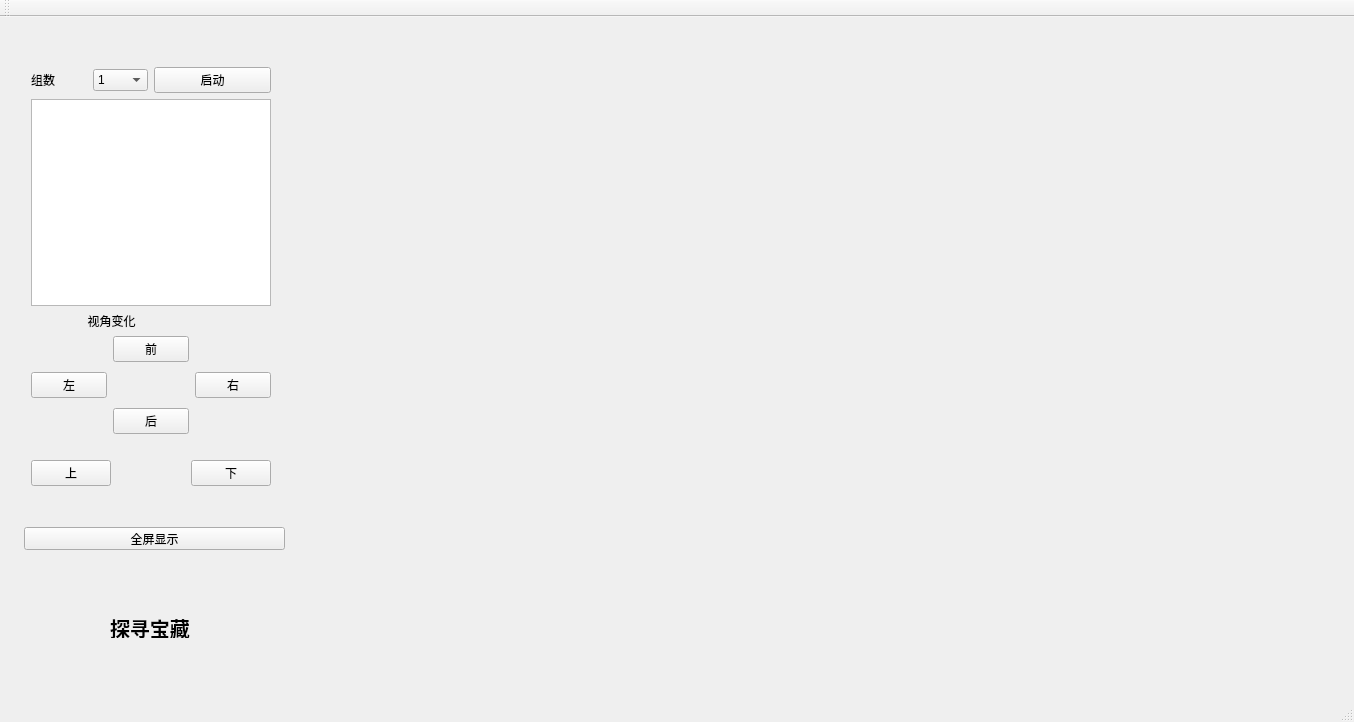
<?xml version="1.0" encoding="UTF-8"?>
<ui version="4.0">
 <class>MainWindow</class>
 <widget class="QMainWindow" name="MainWindow">
  <property name="geometry">
   <rect>
    <x>0</x>
    <y>0</y>
    <width>1354</width>
    <height>722</height>
   </rect>
  </property>
  <property name="windowTitle">
   <string>MainWindow</string>
  </property>
  <widget class="QWidget" name="centralWidget">
   <widget class="Maze" name="mazewidget" native="true">
    <property name="geometry">
     <rect>
      <x>320</x>
      <y>0</y>
      <width>1011</width>
      <height>671</height>
     </rect>
    </property>
   </widget>
   <widget class="QLabel" name="logo">
    <property name="geometry">
     <rect>
      <x>13</x>
      <y>550</y>
      <width>291</width>
      <height>111</height>
     </rect>
    </property>
    <property name="text">
     <string/>
    </property>
   </widget>
   <widget class="QLabel" name="label_3">
    <property name="geometry">
     <rect>
      <x>110</x>
      <y>600</y>
      <width>84</width>
      <height>21</height>
     </rect>
    </property>
    <property name="font">
     <font>
      <family>华文彩云</family>
      <pointsize>15</pointsize>
      <weight>75</weight>
      <bold>true</bold>
     </font>
    </property>
    <property name="text">
     <string>探寻宝藏</string>
    </property>
   </widget>
   <widget class="QPushButton" name="pushButton_8">
    <property name="geometry">
     <rect>
      <x>24</x>
      <y>510</y>
      <width>261</width>
      <height>23</height>
     </rect>
    </property>
    <property name="text">
     <string>全屏显示</string>
    </property>
   </widget>
   <widget class="QWidget" name="layoutWidget">
    <property name="geometry">
     <rect>
      <x>20</x>
      <y>39</y>
      <width>262</width>
      <height>441</height>
     </rect>
    </property>
    <layout class="QVBoxLayout" name="verticalLayout_4">
     <item>
      <layout class="QVBoxLayout" name="verticalLayout_3">
       <item>
        <layout class="QVBoxLayout" name="verticalLayout">
         <item>
          <layout class="QHBoxLayout" name="horizontalLayout_2">
           <item>
            <layout class="QHBoxLayout" name="horizontalLayout">
             <item>
              <widget class="QLabel" name="label">
               <property name="text">
                <string>组数</string>
               </property>
              </widget>
             </item>
             <item>
              <widget class="QComboBox" name="mazegroup">
               <item>
                <property name="text">
                 <string>1</string>
                </property>
               </item>
               <item>
                <property name="text">
                 <string>2</string>
                </property>
               </item>
               <item>
                <property name="text">
                 <string>3</string>
                </property>
               </item>
               <item>
                <property name="text">
                 <string>4</string>
                </property>
               </item>
               <item>
                <property name="text">
                 <string>5</string>
                </property>
               </item>
               <item>
                <property name="text">
                 <string>6</string>
                </property>
               </item>
               <item>
                <property name="text">
                 <string>7</string>
                </property>
               </item>
               <item>
                <property name="text">
                 <string>8</string>
                </property>
               </item>
               <item>
                <property name="text">
                 <string>9</string>
                </property>
               </item>
               <item>
                <property name="text">
                 <string>10</string>
                </property>
               </item>
               <item>
                <property name="text">
                 <string>11</string>
                </property>
               </item>
               <item>
                <property name="text">
                 <string>12</string>
                </property>
               </item>
               <item>
                <property name="text">
                 <string>13</string>
                </property>
               </item>
               <item>
                <property name="text">
                 <string>14</string>
                </property>
               </item>
               <item>
                <property name="text">
                 <string>15</string>
                </property>
               </item>
               <item>
                <property name="text">
                 <string>16</string>
                </property>
               </item>
               <item>
                <property name="text">
                 <string>17</string>
                </property>
               </item>
               <item>
                <property name="text">
                 <string>18</string>
                </property>
               </item>
               <item>
                <property name="text">
                 <string>19</string>
                </property>
               </item>
               <item>
                <property name="text">
                 <string>20</string>
                </property>
               </item>
              </widget>
             </item>
            </layout>
           </item>
           <item>
            <widget class="QPushButton" name="begin">
             <property name="text">
              <string>启动</string>
             </property>
            </widget>
           </item>
          </layout>
         </item>
         <item>
          <widget class="QTextEdit" name="mazeText"/>
         </item>
        </layout>
       </item>
       <item>
        <widget class="QLabel" name="label_4">
         <property name="text">
          <string>                 视角变化</string>
         </property>
        </widget>
       </item>
       <item>
        <layout class="QHBoxLayout" name="horizontalLayout_3">
         <item>
          <widget class="QPushButton" name="left">
           <property name="text">
            <string>左</string>
           </property>
          </widget>
         </item>
         <item>
          <layout class="QVBoxLayout" name="verticalLayout_2">
           <item>
            <widget class="QPushButton" name="up">
             <property name="text">
              <string>前</string>
             </property>
            </widget>
           </item>
           <item>
            <widget class="QLabel" name="label_2">
             <property name="text">
              <string/>
             </property>
            </widget>
           </item>
           <item>
            <widget class="QLabel" name="label4">
             <property name="text">
              <string/>
             </property>
            </widget>
           </item>
           <item>
            <widget class="QPushButton" name="down">
             <property name="text">
              <string>后</string>
             </property>
            </widget>
           </item>
          </layout>
         </item>
         <item>
          <widget class="QPushButton" name="right">
           <property name="text">
            <string>右</string>
           </property>
          </widget>
         </item>
        </layout>
       </item>
      </layout>
     </item>
     <item>
      <widget class="QLabel" name="label_6">
       <property name="text">
        <string/>
       </property>
      </widget>
     </item>
     <item>
      <layout class="QHBoxLayout" name="horizontalLayout_4">
       <item>
        <widget class="QPushButton" name="pgup">
         <property name="text">
          <string>上</string>
         </property>
        </widget>
       </item>
       <item>
        <widget class="QLabel" name="label_5">
         <property name="text">
          <string/>
         </property>
        </widget>
       </item>
       <item>
        <widget class="QPushButton" name="pgdn">
         <property name="text">
          <string>下</string>
         </property>
        </widget>
       </item>
      </layout>
     </item>
    </layout>
   </widget>
  </widget>
  <widget class="QMenuBar" name="menuBar">
   <property name="geometry">
    <rect>
     <x>0</x>
     <y>0</y>
     <width>1354</width>
     <height>23</height>
    </rect>
   </property>
  </widget>
  <widget class="QToolBar" name="mainToolBar">
   <attribute name="toolBarArea">
    <enum>TopToolBarArea</enum>
   </attribute>
   <attribute name="toolBarBreak">
    <bool>false</bool>
   </attribute>
  </widget>
  <widget class="QStatusBar" name="statusBar"/>
 </widget>
 <layoutdefault spacing="6" margin="11"/>
 <customwidgets>
  <customwidget>
   <class>Maze</class>
   <extends>QWidget</extends>
   <header location="global">maze.h</header>
   <container>1</container>
  </customwidget>
 </customwidgets>
 <resources/>
 <connections/>
</ui>
